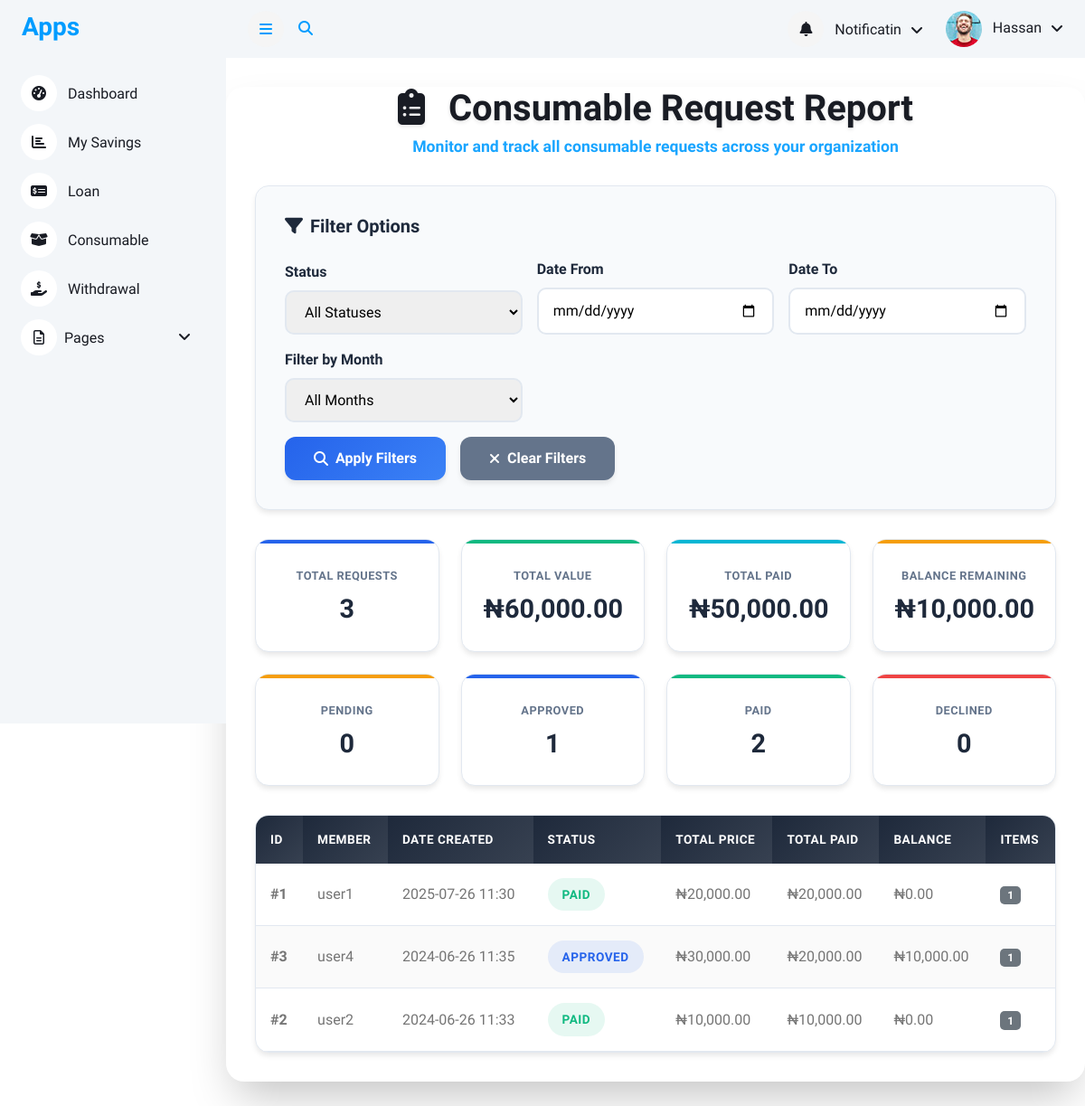
The page /report/request_status_report (signed in) on the database as committed earlier.
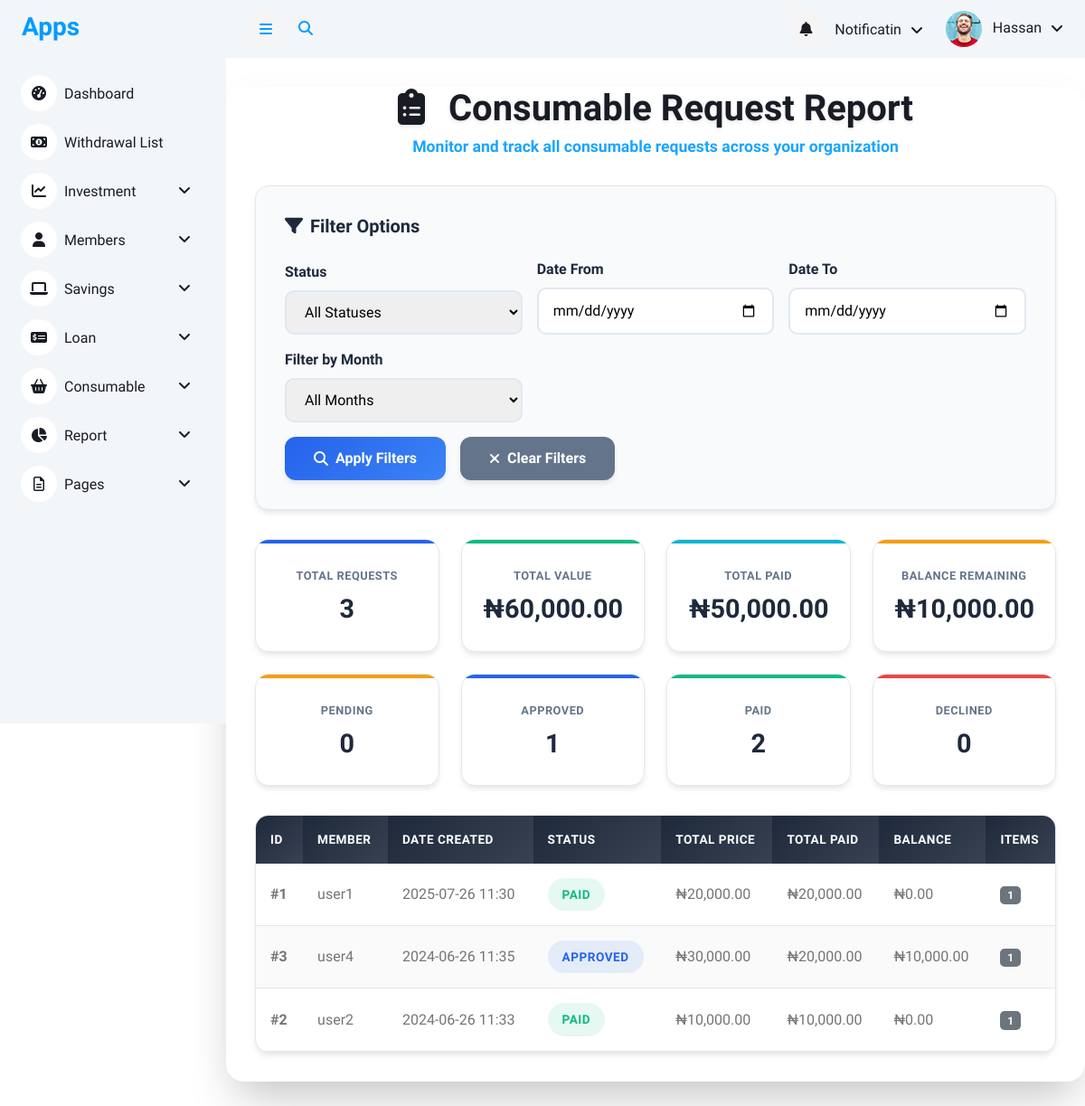
The same page on the database as committed later.
### report/views.py (the view, shortened to what this page needs)
# urls.py: path('request_status_report',views.request_status_report,name='request_status_report'),
@login_required
def request_status_report(request):
    status_filter = request.GET.get('status', 'all')
    date_from = request.GET.get('date_from')
    date_to = request.GET.get('date_to')
    user_filter = request.GET.get('user')
    selected_month = request.GET.get('month')
    queryset = ConsumableRequest.objects.select_related(
        'user', 'approved_by'
    ).prefetch_related('details')
    if status_filter != 'all':
        queryset = queryset.filter(status=status_filter)
    if date_from:
        try:
            date_from_parsed = datetime.strptime(date_from, '%Y-%m-%d').date()
            queryset = queryset.filter(date_created__gte=date_from_parsed)
        except ValueError:
            pass  # Invalid date format, ignore filter
    if date_to:
        try:
            date_to_parsed = datetime.strptime(date_to, '%Y-%m-%d').date()
            queryset = queryset.filter(date_created__lte=date_to_parsed)
        except ValueError:
            pass  # Invalid date format, ignore filter
    if user_filter:
        try:
            user_id = int(user_filter)
            queryset = queryset.filter(user_id=user_id)
        except (ValueError, TypeError):
            pass  # Invalid user ID, ignore filter
    month_list = ConsumableRequest.objects.dates('date_created', 'month', order='DESC')
    queryset = queryset.order_by('-date_created')
    requests_data = []
    for req in queryset:
        requests_data.append({
            'id': req.id,
            'user': req.user.username,
            'date_created': req.date_created,
            'status': req.status,
            'approved_by': req.approved_by.username if req.approved_by else None,
            'total_price': req.calculate_total_price(),
            'total_paid': req.total_paid(),
            'balance': req.balance(),
            'items_count': req.details.count()  # This will use prefetch_related
        })
    paginator = Paginator(requests_data, 25)
    page_number = request.GET.get('page')
    page_obj = paginator.get_page(page_number)
    summary_data = queryset.aggregate(
        total_requests=Count('id'),
        pending_count=Count('id', filter=Q(status='Pending')),
        approved_count=Count('id', filter=Q(status='Approved')),
        paid_count=Count('id', filter=Q(status='Paid')),
        declined_count=Count('id', filter=Q(status='Declined')),
    )
    total_value = sum(req.calculate_total_price() for req in queryset)
    total_paid = sum(req.total_paid() for req in queryset)
    total_balance = sum(req.balance() for req in queryset)
    summary = {
        **summary_data,
        'total_value': total_value,
        'total_paid': total_paid,
        'total_balance': total_balance,
    }
    context = {
        'requests': page_obj,'summary': summary,
        'months': month_list,
        'filters': {
            'status': status_filter,
            'date_from': date_from,
            'date_to': date_to,
            'user': user_filter,
            'month': selected_month,
        },
        'status_choices': [
            ('all', 'All Statuses'),
            ('Pending', 'Pending'),
            ('Approved', 'Approved'),
            ('Paid', 'Paid'),
            ('Declined', 'Declined'),
        ]
    }
    return render(request, 'reports/consumable_request_status_report.html', context)

### consumable/models.py (called while the page is built)
    def calculate_total_price(self):
        return sum(detail.total_price for detail in self.details.all())

    def total_paid(self):
        return self.repayments.aggregate(total=Sum('amount_paid'))['total'] or 0

    def balance(self):
        return self.calculate_total_price() - self.total_paid()

    @property
    def total_price(self):
        return self.quantity * self.item_price

### templates/reports/consumable_request_status_report.html (shortened to what the changed rows need)
{% extends "base/base.html" %}
{% load humanize %}
{% block content %}
<link href="https://cdnjs.cloudflare.com/ajax/libs/font-awesome/6.4.0/css/all.min.css" rel="stylesheet">
<div class="main-container animate-fade-in">
    <div class="header-section">
        <div class="header-content">
            <h1 class="page-title">
                <i class="fas fa-clipboard-list me-3"></i>
                Consumable Request Report
            </h1>
        </div>
    </div>
    <div class="content-section">
        <div class="table-container">
            <div class="table-responsive">
                <table class="report-table">
                    <thead>
                        <tr>
                            <th>ID</th>
                            <th>Member</th>
                            <th class="text-nowrap text-truncate" style="max-width: 250px;">Date Created</th>
                            <th>Status</th>
                            <th class="text-nowrap text-truncate" style="max-width: 250px;">Total Price</th>
                            <th class="text-nowrap text-truncate" style="max-width: 250px;">Total Paid</th>
                            <th>Balance</th>
                            <th>Items</th>
                        </tr>
                    </thead>
                </table>
            </div>
        </div>
    </div>
</div>
{% endblock %}

Rows that differ between the two databases and show on the page:
changed User "Hassan": group_id 2 → 3 (drawn)
Other text that changed with them:
text no longer shown: "My Savings Withdrawal"
text now shown: "Withdrawal List Investment Members Savings Report"
